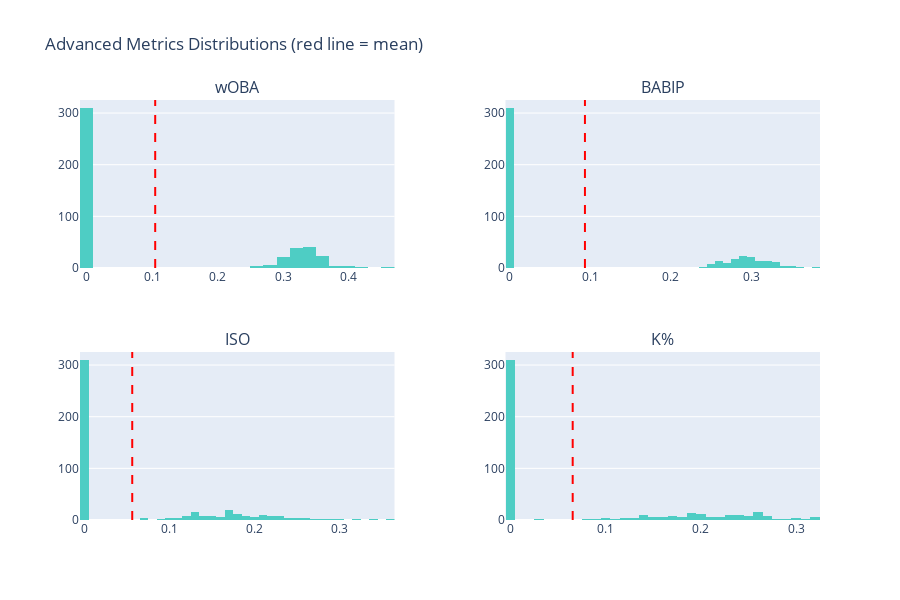

Notebook cell for this chart:
### Code cell
# =============================================================================
# ADVANCED METRICS ANALYSIS
# =============================================================================

print("="*60)
print("ADVANCED METRICS ANALYSIS")
print("="*60)

advanced_metrics = ['wOBA', 'BABIP', 'ISO', 'K%']
available_advanced = [m for m in advanced_metrics if m in df.columns]

if available_advanced:
    print(f"\n📊 Available advanced metrics: {available_advanced}")

    # Create subplots for each metric
    fig = make_subplots(
        rows=2, cols=2,
        subplot_titles=available_advanced[:4],
        horizontal_spacing=0.15,
        vertical_spacing=0.2
    )

    for i, metric in enumerate(available_advanced[:4]):
        row = i // 2 + 1
        col = i % 2 + 1

        fig.add_trace(
            go.Histogram(
                x=df[metric],
                nbinsx=40,
                marker_color='#4ecdc4',
                name=metric
            ),
            row=row, col=col
        )

        # Add mean line
        mean_val = df[metric].mean()
        fig.add_vline(
            x=mean_val,
            line_dash="dash",
            line_color="red",
            row=row, col=col
        )

    fig.update_layout(
        title_text='Advanced Metrics Distributions (red line = mean)',
        height=600,
        showlegend=False
    )

    fig.show()

    # Summary statistics
    print("\n📋 Advanced Metrics Summary:")
    adv_stats = df[available_advanced].describe().T
    adv_stats['range'] = adv_stats['max'] - adv_stats['min']
    display(adv_stats[['mean', 'std', 'min', 'max', 'range']].round(3))

else:
    print("❌ No advanced metrics found in dataset")

### Figure 1 — Plotly figure (JSON) as saved in the notebook; plotly's stock layout.template omitted (floating-point values rounded to 4 significant figures; data arrays with more than 128 entries replaced by an {"elided": "..."} marker saying what was removed)
{"data": [{"marker": {"color": "#4ecdc4"}, "name": "wOBA", "nbinsx": 40, "x": {"elided": "452 float values"}, "type": "histogram", "xaxis": "x", "yaxis": "y"}, {"marker": {"color": "#4ecdc4"}, "name": "BABIP", "nbinsx": 40, "x": {"elided": "452 float values"}, "type": "histogram", "xaxis": "x2", "yaxis": "y2"}, {"marker": {"color": "#4ecdc4"}, "name": "ISO", "nbinsx": 40, "x": {"elided": "452 float values"}, "type": "histogram", "xaxis": "x3", "yaxis": "y3"}, {"marker": {"color": "#4ecdc4"}, "name": "K%", "nbinsx": 40, "x": {"elided": "452 float values"}, "type": "histogram", "xaxis": "x4", "yaxis": "y4"}], "layout": {"xaxis": {"anchor": "y", "domain": [0.0, 0.425]}, "yaxis": {"anchor": "x", "domain": [0.6, 1.0]}, "xaxis2": {"anchor": "y2", "domain": [0.575, 1.0]}, "yaxis2": {"anchor": "x2", "domain": [0.6, 1.0]}, "xaxis3": {"anchor": "y3", "domain": [0.0, 0.425]}, "yaxis3": {"anchor": "x3", "domain": [0.0, 0.4]}, "xaxis4": {"anchor": "y4", "domain": [0.575, 1.0]}, "yaxis4": {"anchor": "x4", "domain": [0.0, 0.4]}, "annotations": [{"font": {"size": 16}, "showarrow": false, "text": "wOBA", "x": 0.2125, "xanchor": "center", "xref": "paper", "y": 1.0, "yanchor": "bottom", "yref": "paper"}, {"font": {"size": 16}, "showarrow": false, "text": "BABIP", "x": 0.7875, "xanchor": "center", "xref": "paper", "y": 1.0, "yanchor": "bottom", "yref": "paper"}, {"font": {"size": 16}, "showarrow": false, "text": "ISO", "x": 0.2125, "xanchor": "center", "xref": "paper", "y": 0.4, "yanchor": "bottom", "yref": "paper"}, {"font": {"size": 16}, "showarrow": false, "text": "K%", "x": 0.7875, "xanchor": "center", "xref": "paper", "y": 0.4, "yanchor": "bottom", "yref": "paper"}], "shapes": [{"line": {"color": "red", "dash": "dash"}, "type": "line", "x0": 0.1048, "x1": 0.1048, "xref": "x", "y0": 0, "y1": 1, "yref": "y domain"}, {"line": {"color": "red", "dash": "dash"}, "type": "line", "x0": 0.09351, "x1": 0.09351, "xref": "x2", "y0": 0, "y1": 1, "yref": "y2 domain"}, {"line": {"color": "red", "dash": "dash"}, "type": "line", "x0": 0.05646, "x1": 0.05646, "xref": "x3", "y0": 0, "y1": 1, "yref": "y3 domain"}, {"line": {"color": "red", "dash": "dash"}, "type": "line", "x0": 0.06551, "x1": 0.06551, "xref": "x4", "y0": 0, "y1": 1, "yref": "y4 domain"}], "title": {"text": "Advanced Metrics Distributions (red line = mean)"}, "height": 600, "showlegend": false}}
